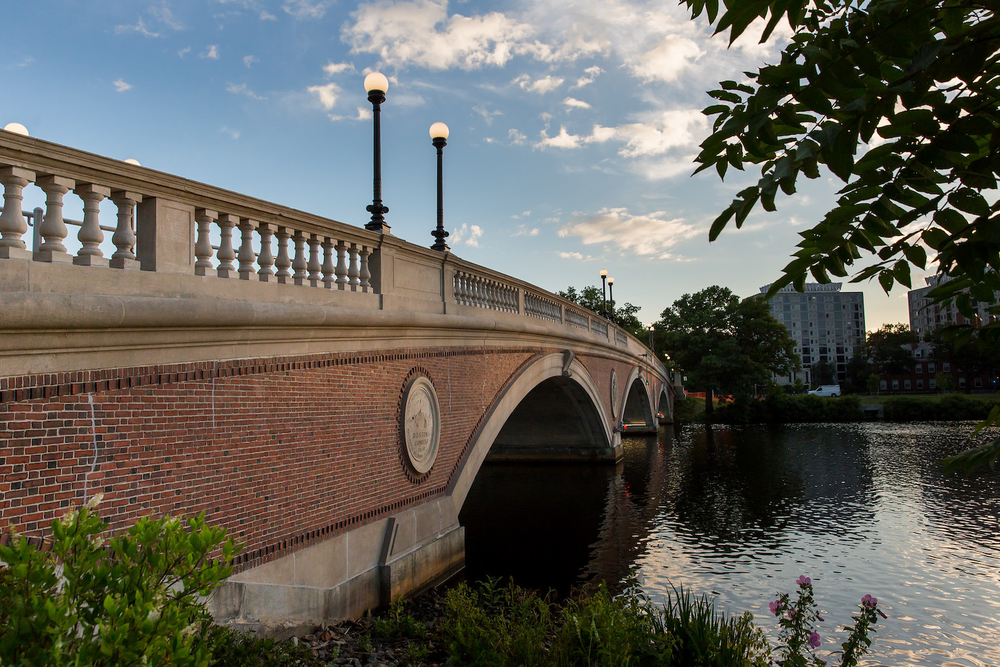
#> input picture week-5 and week-6/convolution/bridge.png, 1000 x 667 px, shrunk from 1500 x 1000 before the run
$ python edge_detection.py bridge.png
#> lines starting #> are read from the running program, lines starting #| are printed output that depends on the picture
import math
import sys

from PIL import Image, ImageFilter

# Ensure correct usage
if len(sys.argv) != 2:
    sys.exit("Usage: python filter.py filename")

# Open image
image = Image.open(sys.argv[1]).convert("RGB")

# Define the Laplacian kernel
laplacian_kernel = [0, 1, 0,
                    1, -4, 1,
                    0, 1, 0]

# Define the Laplacian of Gaussian (LoG) kernel
log_kernel = [-1, -1, -1,
              -1, 8, -1,
              -1, -1, -1]

# Filter image according to edge detection kernel
filtered = image.filter(ImageFilter.Kernel(
    size=(3, 3),
    kernel=laplacian_kernel,
    scale=1
))
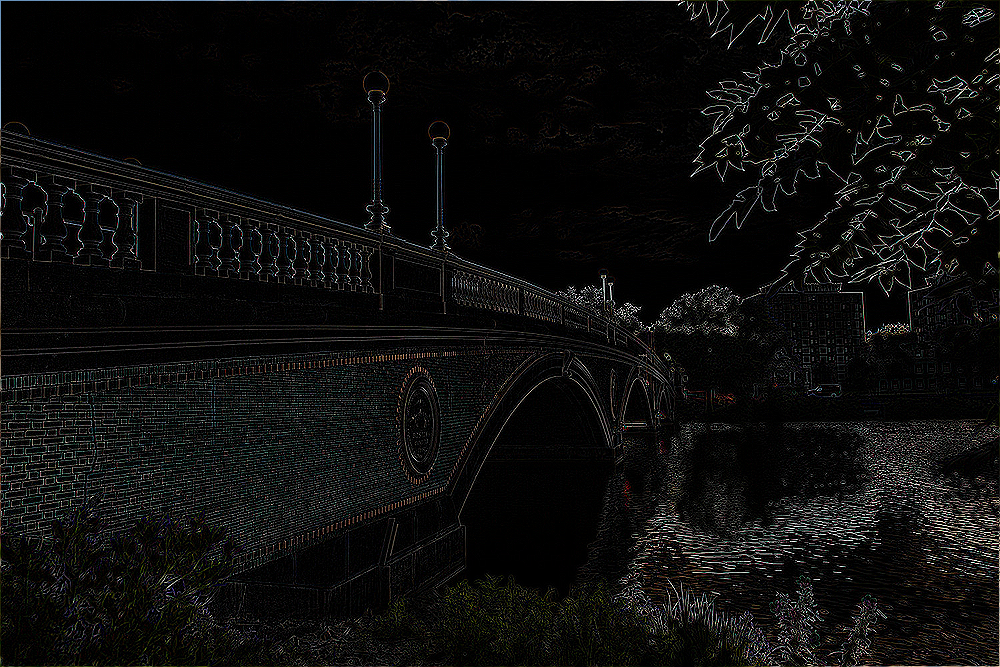
#> filtered: PIL image 1000x667 RGB; mean R, G, B 13.8, 13.7, 13

# Show resulting image
filtered.show()
